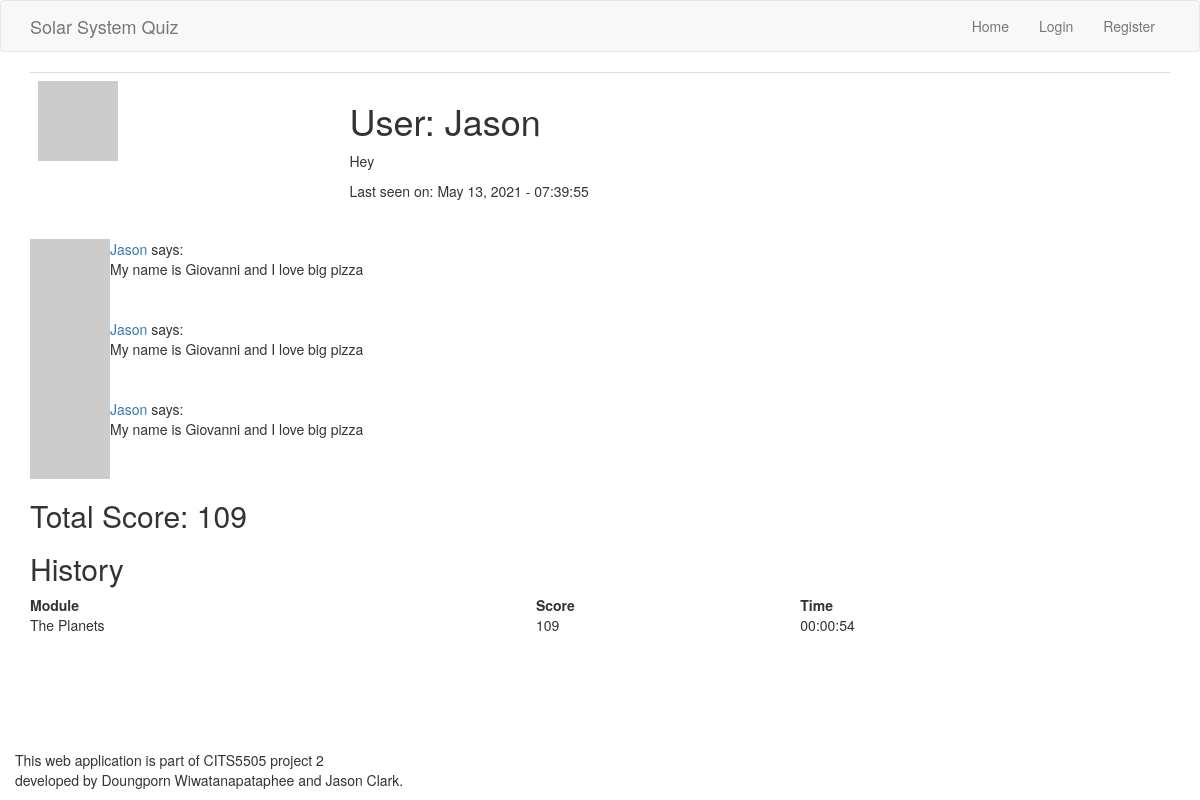
Before: /user/Jason with the older database file.
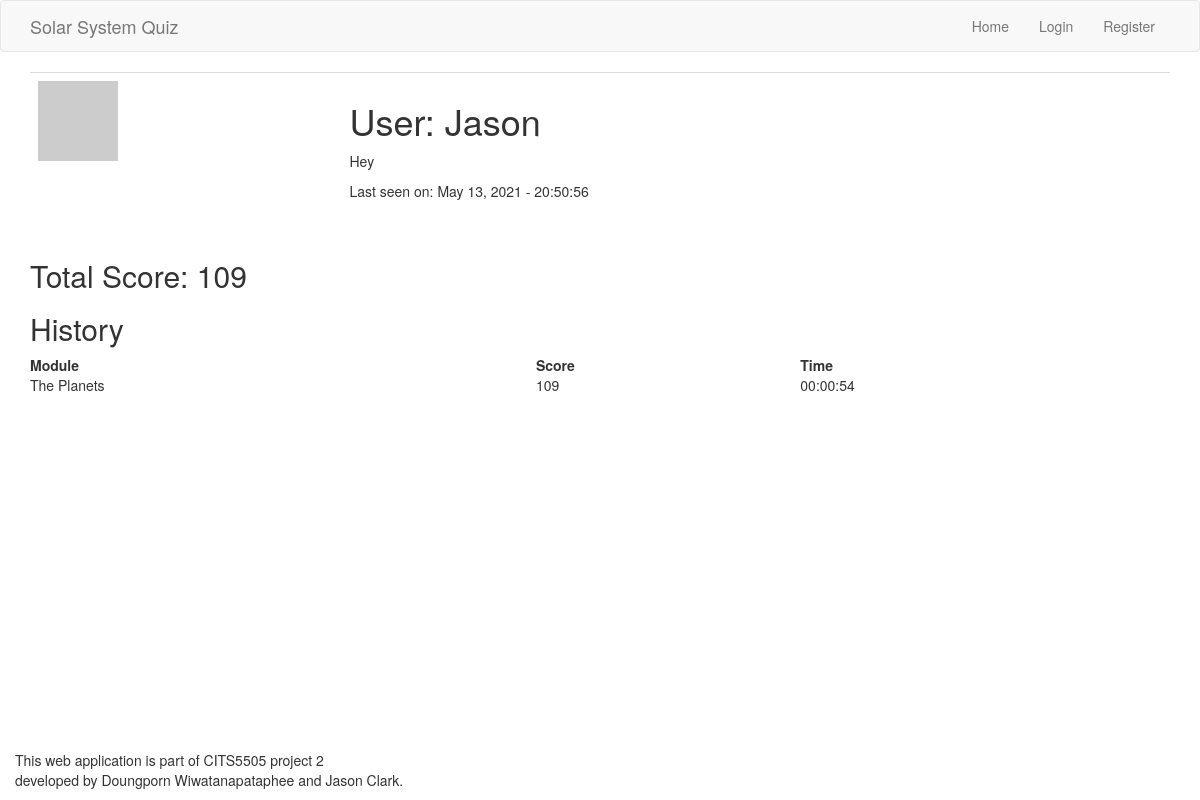
After: the same page with the newer database file.
### app/models.py (models this page shows, shortened)
class User(UserMixin, db.Model):
    __tablename__ = 'user_table'
    id = db.Column(db.Integer, primary_key=True)
    username = db.Column(db.String(64), index=True, unique=True)
    user_type = db.Column(db.String(64))
    email = db.Column(db.String(120), index=True, unique=True)
    password_hash = db.Column(db.String(128))
    posts = db.relationship('Post', backref='author', lazy='dynamic')
    about_me = db.Column(db.String(140))
    last_seen = db.Column(db.DateTime, default=datetime.utcnow)
    score_child = db.relationship("Score", backref = 'user_parent')
    quiz_unlocked = db.Column(db.Integer, default=0)
    def avatar(self, size):
      digest = md5(self.email.lower().encode('utf-8')).hexdigest()
      return 'https://www.gravatar.com/avatar/{}?d=identicon&s={}'.format(digest, size)

class Post(db.Model):
    id = db.Column(db.Integer, primary_key=True)
    user_id = db.Column(db.Integer, db.ForeignKey('user_table.id')) #user.id
    body = db.Column(db.String(140))
    timestamp = db.Column(db.DateTime, index=True, default=datetime.utcnow)
    page = db.Column(db.String)
    upvotes = db.Column(db.Integer, default=0)
    downvotes = db.Column(db.Integer, default=0)

class Score(db.Model):
    __tablename__ = 'score'
    id = db.Column(db.Integer, primary_key = True)
    user_id = db.Column(db.Integer, db.ForeignKey('user_table.id'))
    questionset_id = db.Column(db.Integer, db.ForeignKey('questionset.id'))
    score = db.Column(db.Integer)
    time_taken = db.Column(db.Time)

class QuestionSet(db.Model):
    __tablename__ = 'questionset'
    id = db.Column(db.Integer, primary_key = True)
    name = db.Column(db.String(64))
    number_of_questions = db.Column(db.Integer)
    child = db.relationship("CurrentQuestion")
    score_child = db.relationship('Score', backref= 'questionset_parent')

### app/routes.py (the view)
@app.route('/user/<username>', methods = ['GET','POST'])
def user_profile(username):
    user = User.query.filter_by(username=username).first_or_404()
    page = request.args.get('page', 1, type=int)
    posts = user.posts.paginate(
      page, app.config['POSTS_PER_PAGE'], False)
    score_dict = [] # initialise module score dictionary
    total = 0       # initialise total score as zero
    user_scores = Score.query.filter_by(user_id=user.id).all()
    for score in user_scores:
        score_dict.append({'module': score.questionset_id}) # append scores for each learning module
        total += score.score    # add total score
        scoreSorted = Score.query.filter_by(user_id=user.id).order_by(Score.score.desc()).all()
    return render_template('user_profile.html', user=user, score=total, posts=posts.items, scoreSorted = scoreSorted)

### app/routes.py (called while the page is built)
@app.before_request
def before_request():
    from_zone = tz.tzutc()
    to_zone = tz.tzlocal()
    utc = datetime.utcnow()
    utc = utc.replace(tzinfo=from_zone)
    central = utc.astimezone(to_zone)   # convert to local timezone
    if current_user.is_authenticated:
        current_user.last_seen = central
        db.session.commit()

### app/templates/user_profile.html (shortened to what this page needs)
{% extends 'base.html' %}
{% block body %}
<div class="container">
<table class="table table-hover">
    <tr valign="top">
        <td><img src="{{ user.avatar(128) }}"></td>
        <td>
            <h1>User: {{ user.username }}</h1>
            {% if user.about_me %}<p>{{ user.about_me }}</p>{% endif %}
            {% if user.last_seen %}<p>Last seen on: {{ user.last_seen.strftime('%B %d, %Y - %H:%M:%S') }}</p>{% endif %}
        </td>
    </tr>
</table>
</div>
<div class="container">
  {% set page='' %}
  {% for post in posts %}
  {% include '_post.html'%}
  {% endfor %}
</div>
<div class="container">
    <h2>Total Score: {{ score }}</h2>
    <h2>History</h2>
    <table style="width:100%;">
        <thead>
            <tr>
                <th>Module</th>
                <th>Score</th>
                <th>Time</th>
            </tr>
        </thead>
        <tbody>
        {% for score in scoreSorted %}
        {%  if loop.index <= 5  %}
            <tr>
                <td>{{ score.questionset_parent.name }}</td>
                <td>{{ score.score }}</td>
                <td>{{ score.time_taken }}</td>
            </tr>
        {% endif %}
        {% endfor %}
        </tbody>
    </table>
</div>
{% endblock %}

### app/templates/base.html (shortened to what this page needs)
<!DOCTYPE html>
<html lang="en">
<head>
    <link rel="stylesheet" href="https://maxcdn.bootstrapcdn.com/bootstrap/3.4.1/css/bootstrap.min.css">
    <link rel="stylesheet" href="https://cdnjs.cloudflare.com/ajax/libs/font-awesome/4.7.0/css/font-awesome.min.css">
</head>
<body>
    {% block navbar %}
    <nav class="navbar navbar-default">
        <div class="container">
            <div class="navbar-header">
                <a class="navbar-brand" href="{{ url_for('home') }}">Solar System Quiz</a>
            </div>
            <div class="collapse navbar-collapse" id="bs-example-navbar-collapse-1">
                <ul class="nav navbar-nav navbar-right">
                    {% if current_user.is_authenticated %}
                    <li><a href="{{ url_for('home') }}">Home</a></li>
                    <li><a href="{{ url_for('user_profile', username=current_user.username) }}">{{ current_user.username }} Profile</a></li>
                    <li><a href="{{ url_for('logout') }}">Sign Out</a></li>
                    {% else %}
                    <li><a href="{{ url_for('home') }}">Home</a></li>
                    <li><a href="{{ url_for('login') }}">Login</a></li>
                    <li><a href="{{ url_for('register') }}">Register</a></li>
                    {% endif %}
                </ul>
            </div>
        </div>
    </nav>
    {% endblock %}
    {% block body %}{% endblock %}
    <div class="container" style='bottom:0; position:absolute; '>
        <p>This web application is part of CITS5505 project 2 <br>
           developed by Doungporn Wiwatanapataphee and Jason Clark.</p>
</body>
</html>

### app/templates/_post.html (shortened to what this page needs)
<table>
  <tr valign="top">
    <td><img src="{{ post.author.avatar(36) }}"></td>
    <td>
      <a href="{{ url_for('user_profile', username=post.author.username) }}">
        {{ post.author.username }}
      </a>
      says:<br>{{ post.body }}
    </td>
  </tr>
</table>

Changed rows visible on the page:
removed Post: author.username "Jason", body "My name is Giovanni and I love big pizza"
removed Post: author.username "Jason", body "My name is Giovanni and I love big pizza"
removed Post: author.username "Jason", body "My name is Giovanni and I love big pizza"
changed User "Jason": last_seen "May 13, 2021 - 07:39:55" → "May 13, 2021 - 20:50:56"
